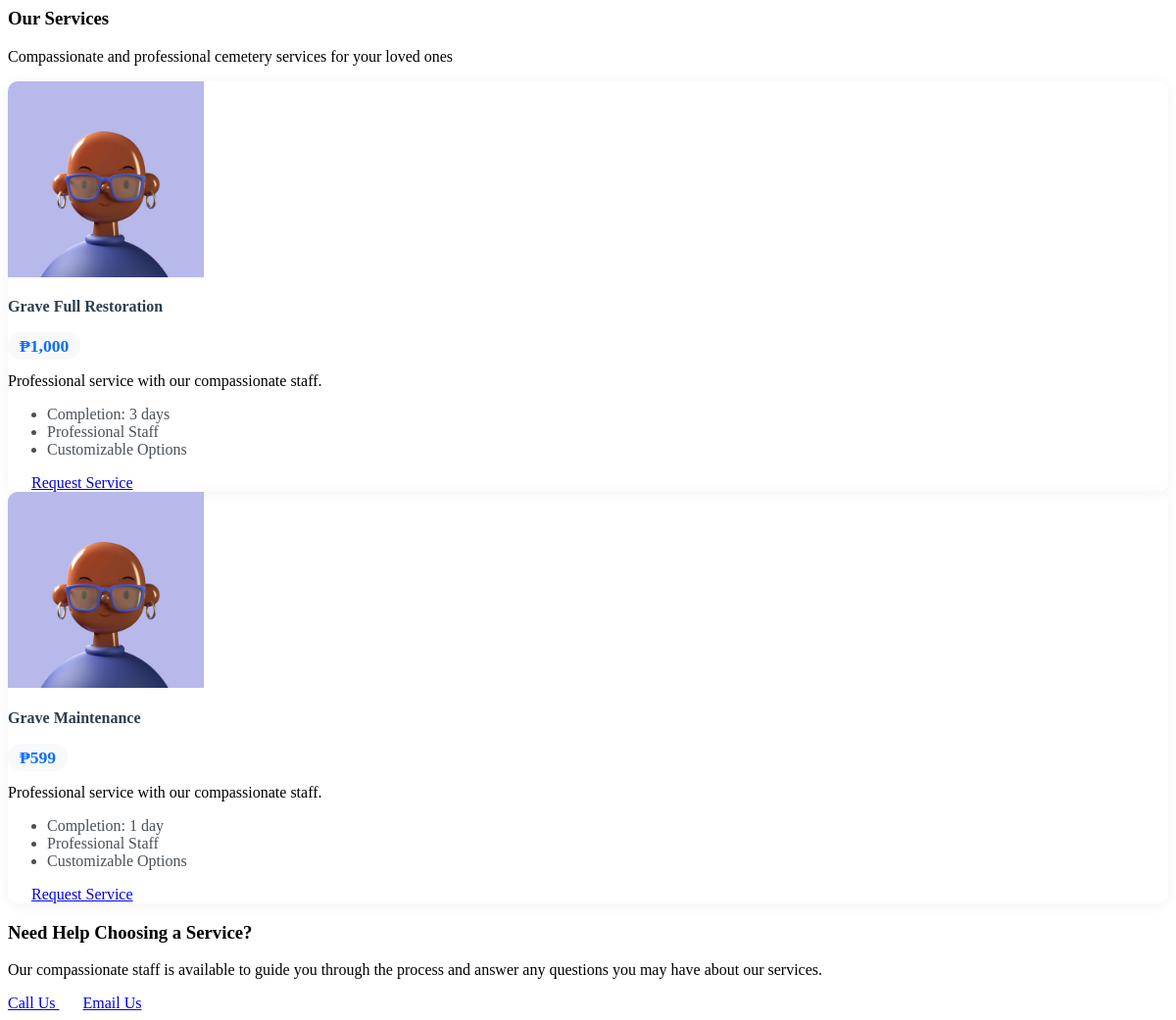
The app's page /pages/user/service.php with its own data.
### tables this page shows
CREATE TABLE `tbl_services` (
  `service_id` int NOT NULL,
  `service_name` varchar(50) NOT NULL,
  `service_cost` varchar(50) NOT NULL,
  `service_availability` varchar(50) NOT NULL,
  `service_completion` varchar(50) NOT NULL
);

### pages/user/service.php (the view, shortened to what this page needs)
<div class="page-heading">
    <div class="page-title">
        <div class="row">
            <div class="col-12 col-md-6 order-md-1 order-last">
                <h3>Our Services</h3>
                <p class="text-subtitle text-muted">Compassionate and professional cemetery services for your loved ones</p>
            </div>
        </div>
    </div>
    <div class="row">
        <?php
        $query = mysqli_query($mysqli, "SELECT * FROM tbl_services WHERE service_availability != 'unavailable'");
        while ($row = mysqli_fetch_array($query)) {
        ?>
        <div class="col-12 col-md-6 col-lg-4 mb-4">
            <div class="card h-100 service-card">
                <div class="position-relative">
                    <img src="<?php echo WEBROOT; ?>assets/compiled/jpg/1.jpg" class="card-img-top service-image" alt="<?php echo htmlspecialchars($row['service_name']); ?>">
                </div>
                <div class="card-body">
                    <div class="d-flex justify-content-between align-items-start mb-3">
                        <h4 class="card-title mb-0"><?php echo $row['service_name']; ?></h4>
                        <span class="price-tag">₱<?php echo number_format($row['service_cost']); ?></span>
                    </div>
                    <p class="card-text text-muted mb-3">
                        <?php
                        $descriptions = [
                            1 => "Traditional burial services including plot selection, casket placement, and graveside ceremony.",
                            2 => "Cremation services with options for urns and memorial services.",
                            3 => "Memorial services and monuments to honor your loved ones.",
                            4 => "Ongoing grave maintenance and care services."
                        ];
                        echo $descriptions[$row['service_id']] ?? 'Professional service with our compassionate staff.';
                        ?>
                    </p>
                    <ul class="list-unstyled service-features mb-3">
                        <li class="mb-2">
                            Completion: <?php echo intval($row['service_completion']); ?>
                            <?php echo intval($row['service_completion']) > 1 ? 'days' : 'day'; ?>
                        </li>
                        <li class="mb-2">
                            Professional Staff
                        </li>
                        <li class="mb-2">
                            Customizable Options
                        </li>
                    </ul>
                </div>
                <div class="card-footer bg-transparent border-top-0 pt-0">
                    <a href="index.php?page=request&service_id=<?php echo $row['service_id']; ?>"
                       class="btn btn-primary w-100 d-flex align-items-center justify-content-center">
                        <i class="bi bi-cart-plus me-2"></i> Request Service
                    </a>
                </div>
            </div>
        </div>
        <?php } ?>
    </div>
    <div class="card mt-4">
        <div class="card-body text-center p-5 bg-light rounded-3">
            <div class="row justify-content-center">
                <div class="col-lg-8">
                    <h3 class="mb-3">Need Help Choosing a Service?</h3>
                    <p class="text-muted mb-4">Our compassionate staff is available to guide you through the process and answer any questions you may have about our services.</p>
                    <div class="d-flex gap-3 justify-content-center">
                        <a href="tel:+1234567890" class="btn btn-outline-primary">
                            <i class="bi bi-telephone me-2"></i> Call Us
                        </a>
                        <a href="mailto:info@cemeterease.com" class="btn btn-primary">
                            <i class="bi bi-envelope me-2"></i> Email Us
                        </a>
                    </div>
                </div>
            </div>
        </div>
    </div>
</div>

### pages/user/service.php (style rules this page uses)
.service-card { transition: transform 0.3s ease, box-shadow 0.3s ease; border: none; box-shadow: 0 2px 15px rgba(0,0,0,0.05); border-radius: 10px; overflow: hidden; }
.service-image { height: 200px; object-fit: cover; transition: transform 0.3s ease; }
.price-tag { background-color: #f8f9fa; color: #0d6efd; padding: 0.25rem 0.75rem; border-radius: 20px; font-weight: 600; font-size: 1.1rem; }
.service-features { color: #495057; }
.card-title { color: #2c3e50; font-weight: 600; }
.btn-primary { padding: 0.5rem 1.5rem; font-weight: 500; transition: all 0.3s ease; }

### records on screen
tbl_services: service_name "Grave Full Restoration", service_cost "1,000", service_id "Professional service with our compassionate staff.", service_completion "3", shows "days"
tbl_services: service_name "Grave Maintenance", service_cost "599", service_id "Professional service with our compassionate staff.", service_completion "1", shows "day"
